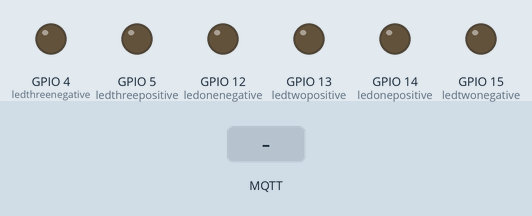
Recording of a sketch running on a simulated ESP8266 (NodeMCU). Shown: output pins drawn as LEDs (lit = HIGH). The test bench sets the inputs (shaded band). WiFi joins after 1.5 s; servers stay silent unless stated; no MQTT or app messages arrive unless stated; what the sketch prints to the serial monitor is not drawn.

Above: at 2.7 s.
2.8 s: MQTT message "on3" arrives on the first subscribed topic
At 3.2 s:
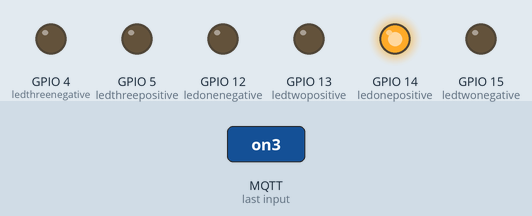
At 4.8 s:
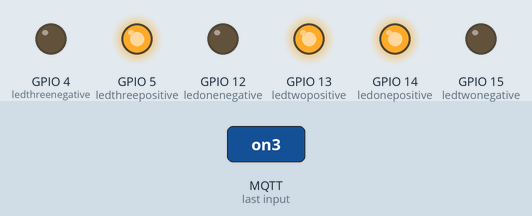
5.5 s: MQTT message "on2" arrives on the first subscribed topic
At 6.4 s:
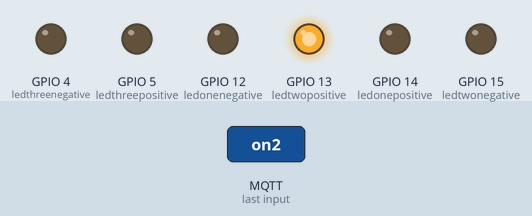
Timing chart, 0 to 8.5 s (numbered marks = the images above; inputs shaded):
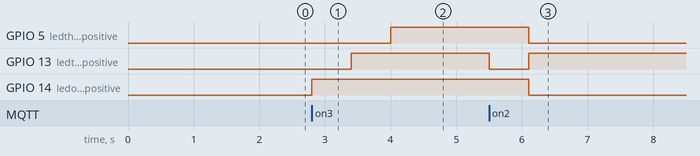

The sketch:

lightsmqtt.ino
```cpp
#include <ESP8266WiFi.h>
#include <PubSubClient.h>


// Change the credentials below, so your ESP8266 connects to your router
const char* ssid = "GalaxyA80";
const char* password = "olof8228";

// Change the variable to your Raspberry Pi IP address, so it connects to your MQTT broker
const char* mqtt_server = "192.168.29.4";

// Initializes the espClient. You should change the espClient name if you have multiple ESPs running in your home automation system
WiFiClient espClient;
PubSubClient client(espClient);


// Lights: will change on GPIO depending on the ESP8266 board used
// LED - GPIO 14 = D5 on ESP-12E NodeMCU board
// LED - GPIO 12 = D6 on ESP-12E NodeMCU board
// LED - GPIO 13 = D7 on ESP-12E NodeMCU board
// LED - GPIO 15 = D8 on ESP-12E NodeMCU board
// LED - GPIO 5 = D1 on ESP-12E NodeMCU board
// LED - GPIO 4 = D2 on ESP-12E NodeMCU board
const int ledonepositive = 14;
const int ledonenegative = 12;
const int ledtwopositive = 13;
const int ledtwonegative = 15;
const int ledthreepositive = 5;
const int ledthreenegative = 4;


// Timers auxiliar variables
long now = millis();

// Don't change the function below. This functions connects your ESP8266 to your router
void setup_wifi() {
  delay(10);
  // We start by connecting to a WiFi network
  Serial.println();
  Serial.print("Connecting to ");
  Serial.println(ssid);
  WiFi.begin(ssid, password);
  while (WiFi.status() != WL_CONNECTED) {
    delay(500);
    Serial.print(".");
  }
  Serial.println("");
  Serial.print("WiFi connected - ESP IP address: ");
  Serial.println(WiFi.localIP());
}

// This functions is executed when some device publishes a message to a topic that your ESP8266 is subscribed to
// Change the function below to add logic to your program, so when a device publishes a message to a topic that
// your ESP8266 is subscribed you can actually do something
void callback(String topic, byte* message, unsigned int length) {
  Serial.print("Message arrived on topic: ");
  Serial.print(topic);
  Serial.print(". Message: ");
  String messageTemp;

  for (int i = 0; i < length; i++) {
    Serial.print((char)message[i]);
    messageTemp += (char)message[i];
  }
  Serial.println();

  // Feel free to add more if statements to control more GPIOs with MQTT

  // If a message is received on the topic dance/lights, you check if the message is either on or off. Turns the lamp GPIO according to the message
  //Fell free to change the statements on,on2,on3 to any LED combinations, or for some LED stripes statements to make it better
  if(topic=="dance/lights"){
      Serial.print("Changing lights to ");
      if(messageTemp == "on"){
        digitalWrite(ledonepositive, HIGH);
        digitalWrite(ledonenegative, LOW);

        digitalWrite(ledtwopositive, HIGH);
        digitalWrite(ledtwonegative, LOW);

        digitalWrite(ledthreepositive, HIGH);
        digitalWrite(ledthreenegative, LOW);
        Serial.print("On");
      }
      else if(messageTemp == "on2"){
        digitalWrite(ledonepositive, HIGH);
        digitalWrite(ledonenegative, LOW);

        digitalWrite(ledtwopositive, LOW);
        digitalWrite(ledtwonegative, LOW);

        digitalWrite(ledthreepositive, HIGH);
        digitalWrite(ledthreenegative, LOW);
        delay(600);
        digitalWrite(ledonepositive, LOW);
        digitalWrite(ledonenegative, LOW);

        digitalWrite(ledtwopositive, HIGH);
        digitalWrite(ledtwonegative, LOW);

        digitalWrite(ledthreepositive, LOW);
        digitalWrite(ledthreenegative, LOW);
        delay(600);
        digitalWrite(ledonepositive, LOW);
        digitalWrite(ledonenegative, LOW);

        digitalWrite(ledtwopositive, HIGH);
        digitalWrite(ledtwonegative, LOW);

        digitalWrite(ledthreepositive, LOW);
        digitalWrite(ledthreenegative, LOW);
        Serial.print("On2");
      }
      else if(messageTemp == "on3"){
        digitalWrite(ledonepositive, HIGH);
        digitalWrite(ledonenegative, LOW);

        digitalWrite(ledtwopositive, LOW);
        digitalWrite(ledtwonegative, LOW);

        digitalWrite(ledthreepositive, LOW);
        digitalWrite(ledthreenegative, LOW);
        delay(600);
        digitalWrite(ledonepositive, HIGH);
        digitalWrite(ledonenegative, LOW);

        digitalWrite(ledtwopositive, HIGH);
        digitalWrite(ledtwonegative, LOW);

        digitalWrite(ledthreepositive, LOW);
        digitalWrite(ledthreenegative, LOW);
        delay(600);
        digitalWrite(ledonepositive, HIGH);
        digitalWrite(ledonenegative, LOW);

        digitalWrite(ledtwopositive, HIGH);
        digitalWrite(ledtwonegative, LOW);

        digitalWrite(ledthreepositive, HIGH);
        digitalWrite(ledthreenegative, LOW);

        Serial.print("On3");
      }
      else if(messageTemp == "off"){
        digitalWrite(ledonepositive, LOW);
        digitalWrite(ledonenegative, LOW);

        digitalWrite(ledtwopositive, LOW);
        digitalWrite(ledtwonegative, LOW);

        digitalWrite(ledthreepositive, LOW);
        digitalWrite(ledthreenegative, LOW);
        Serial.print("Off");
      }
  }
  Serial.println();
}

// This functions reconnects your ESP8266 to your MQTT broker
// Change the function below if you want to subscribe to more topics with your ESP8266
void reconnect() {
  // Loop until we're reconnected
  while (!client.connected()) {
    Serial.print("Attempting MQTT connection...");
    // Attempt to connect
    /*
     YOU MIGHT NEED TO CHANGE THIS LINE, IF YOU'RE HAVING PROBLEMS WITH MQTT MULTIPLE CONNECTIONS
     To change the ESP device ID, you will have to give a new name to the ESP8266.
     Here's how it looks:
       if (client.connect("ESP8266Client")) {
     You can do it like this:
       if (client.connect("ESP1_Office")) {
     Then, for the other ESP:
       if (client.connect("ESP2_Garage")) {
      That should solve your MQTT multiple connections problem
    */
    if (client.connect("ESP8266Client")) {
      Serial.println("connected");
      // Subscribe or resubscribe to a topic
      // You can subscribe to more topics (to control more LEDs in this example)
      client.subscribe("dance/lights");
    } else {
      Serial.print("failed, rc=");
      Serial.print(client.state());
      Serial.println(" try again in 5 seconds");
      // Wait 5 seconds before retrying
      delay(5000);
    }
  }
}

// The setup function sets your ESP GPIOs to Outputs, starts the serial communication at a baud rate of 115200
// Sets your mqtt broker and sets the callback function
// The callback function is what receives messages and actually controls the LEDs
void setup() {
  pinMode(ledonepositive, OUTPUT);
  pinMode(ledonenegative, OUTPUT);
  pinMode(ledtwopositive, OUTPUT);
  pinMode(ledtwonegative, OUTPUT);
  pinMode(ledthreepositive, OUTPUT);
  pinMode(ledthreenegative, OUTPUT);

  Serial.begin(115200);
  setup_wifi();
  client.setServer(mqtt_server, 1883);
  client.setCallback(callback);

}

// For this project, you don't need to change anything in the loop function. Basically it ensures that you ESP is connected to your broker
void loop() {

  if (!client.connected()) {
    reconnect();
  }
  if(!client.loop())
    client.connect("ESP8266Client");

  now = millis();
}
```

Measured:
- after the input at 2.8 s, GPIO 5 (ledthreepositive): LOW → HIGH after 1.2 s; GPIO 13 (ledtwopositive): LOW → HIGH after 0.60 s; GPIO 14 (ledonepositive): LOW → HIGH at once
- after the input at 5.5 s, GPIO 5 (ledthreepositive), GPIO 14 (ledonepositive): HIGH → LOW after 0.60 s; GPIO 13 (ledtwopositive): HIGH → LOW at once, → HIGH 0.60 s later
